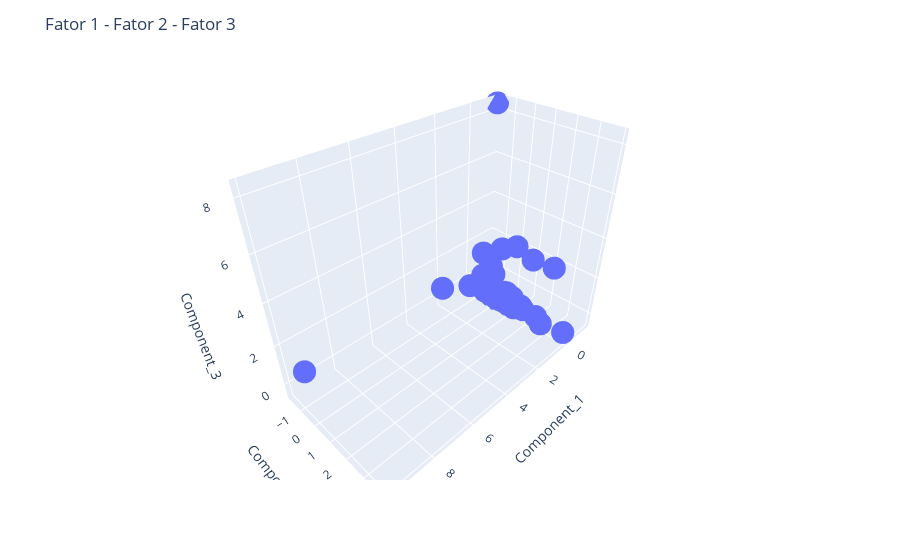

Here is the notebook cell this chart was saved with:
### Code cell
import plotly.express as px

fig = px.scatter_3d(df_with_scores, x='Component_1', y='Component_2', z='Component_3')

fig.update_layout(
    title="Fator 1 - Fator 2 - Fator 3 ",
    scene = dict(
        xaxis_title='Component_1',
        yaxis_title='Component_2',
        zaxis_title='Component_3'
    ),
    hovermode="closest"
)

fig.show()
